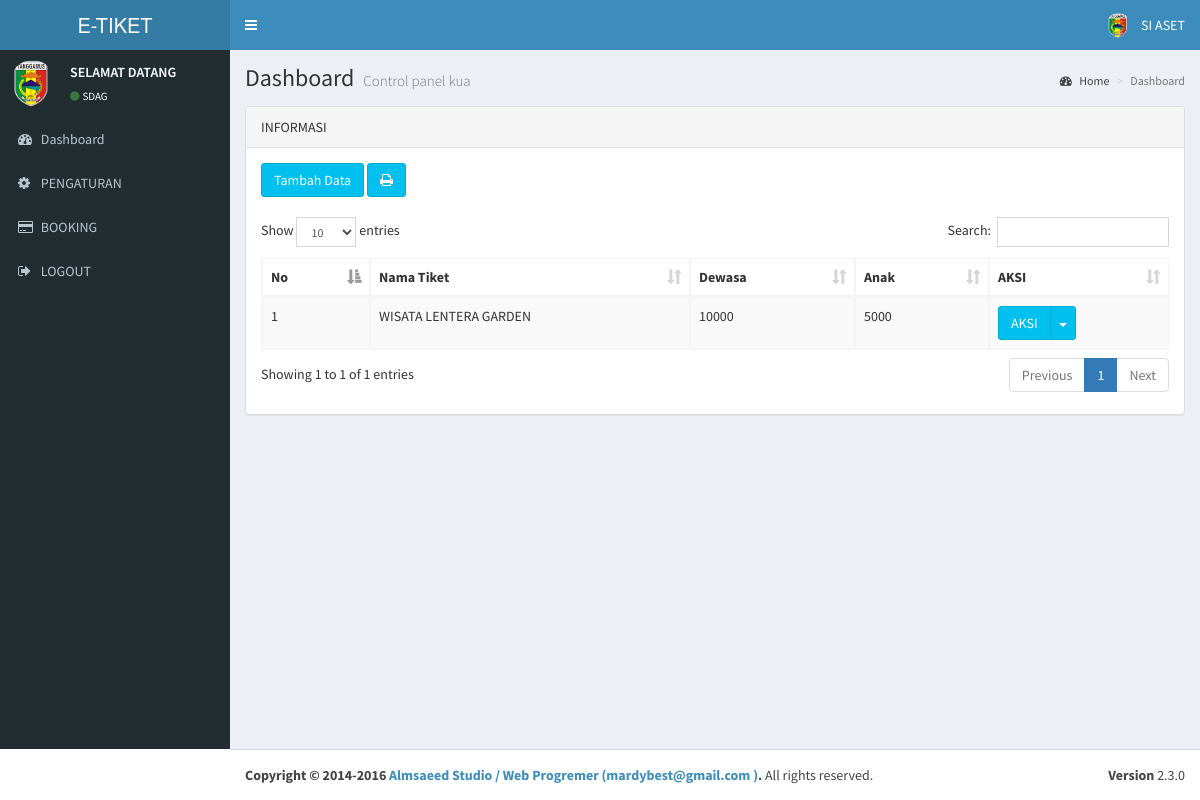
Screenshot of /admin/index.php?aksi=tiket (signed in) with the database file from the repository.
### tables this page shows
CREATE TABLE `profil` (
  `id_profil` int(20) NOT NULL,
  `nama_app` varchar(100) NOT NULL,
  `tahun` varchar(250) NOT NULL,
  `nama` varchar(250) NOT NULL,
  `alias` varchar(350) NOT NULL,
  `alamat` text NOT NULL,
  `isi` text NOT NULL,
  `gambar` varchar(100) NOT NULL,
  `akabest` varchar(250) NOT NULL
);

CREATE TABLE `tiket` (
  `id_tiket` int(25) NOT NULL,
  `nama_tiket` varchar(50) NOT NULL,
  `harga_tiket` varchar(50) NOT NULL,
  `harga_tiket1` varchar(10) NOT NULL,
  `keterangan` text NOT NULL
);

### koneksi.php (called while the page is built, shortened)
<?php
$server = "localhost";
$username = "root";
$password = "";
$database = "db_tiket";
$koneksi = mysqli_connect($server,$username,$password) or die("Koneksi gagal");
mysqli_select_db($koneksi,$database) or die("Database tidak bisa dibuka");
$kontak_kami=mysqli_query($koneksi,"SELECT * FROM profil WHERE id_profil ='1'");
$k_k=mysqli_fetch_array($kontak_kami);
?>

### admin/index.php (the view, shortened to what this page needs)
  <?php
  include '../koneksi.php';
  ?>
<!DOCTYPE html>
<html>
  <head>
  <link rel="stylesheet" href="../sys/bootstrap/bootstrap/css/bootstrap.min.css">
      <link rel="stylesheet" href="../sys/bootstrap/font/css/font-awesome.min.css">
  <link rel="stylesheet" href="../sys/bootstrap/plugins/datatables/dataTables.bootstrap.css">
    <link rel="stylesheet" href="../sys/bootstrap/plugins/select2/select2.min.css">
    <link rel="stylesheet" href="../sys/bootstrap/dist/css/AdminLTE.min.css">
    <link rel="stylesheet" href="../sys/bootstrap/dist/css/skins/_all-skins.min.css">
  </head>
  <body class="hold-transition skin-blue sidebar-mini">
    <div class="wrapper">
      <header class="main-header">
        <a href="index.php" class="logo">
          <span class="logo-lg"><?php echo"$k_k[alias]";?></span>
        </a>
        <nav class="navbar navbar-static-top" role="navigation">
          <a href="#" class="sidebar-toggle" data-toggle="offcanvas" role="button">
          </a>
          <div class="navbar-custom-menu">
            <ul class="nav navbar-nav">
              <li class="dropdown user user-menu">
                <a href="#" class="dropdown-toggle" data-toggle="dropdown">
                  <img src="../foto/logo.png" class="user-image" alt="User Image">
                  <span class="hidden-xs">SI ASET </span>
                </a>
              </li>
            </ul>
          </div>
        </nav>
      </header>
      <aside class="main-sidebar">
        <section class="sidebar">
          <div class="user-panel">
            <div class="pull-left image">
              <img src="../foto/logo.png" class="img-circle" alt="User Image">
            </div>
            <div class="pull-left info">
              <p>SELAMAT DATANG</p>
              <a href="index.aspx"><i class="fa fa-circle text-success"></i><?php echo"$k_k[nama]";?></a>
            </div>
          </div>
      <?php include "menu.php"?>
        </section>
      </aside>
      <div class="content-wrapper">
        <section class="content-header">
          <h1>
            Dashboard
            <small>Control panel kua</small>
          </h1>
          <ol class="breadcrumb">
            <li><a href="index.aspx"><i class="fa fa-dashboard"></i> Home</a></li>
            <li class="active">Dashboard</li>
          </ol>
        </section>
        <section class="content">
		 <?php include "tengah.php"?>
		  </div>
      <footer class="main-footer">
        <div class="pull-right hidden-xs">
          <b>Version</b> 2.3.0
        </div>
        <strong>Copyright &copy; 2014-2016 <a href="#">Almsaeed Studio / Web Progremer (<?php echo"$k_k[akabest]";?> )</a>.</strong>  All rights reserved.
      </footer>
  </body>
</html>

### admin/tengah.php (shortened to what this page needs)
<?php
if($_GET['aksi']=='home'){
echo"
 <div class='row'>
                   <div class='col-lg-12'>
			<div class='panel panel-default'>
                            <div class='panel-heading'>
                           Sambutan
                            </div>
                            <div class='panel-body'>
				<p>Selamat Datang Di halaman Admin, Silahkan Pilih menu untuk pengaturan data yang di butuhkan guna mendapatkan hasil yang maksimal sesuai keinginan.</p>
                            </div>
			</div>
                   </div>
</div>";
echo"<div class='row'>
                    <div class='col-xs-12'>
              <div class='panel panel-primary'>
			    <div class='box-header'>
				   <h3 class='box-title'>INFORMASI</h3>
                </div>
                <div class='box-header'>
				</div>
     <div class='box-body'>";
     $main=mysqli_query($koneksi,"SELECT * FROM submenu");
     while($r=mysqli_fetch_array($main)){
     echo"<a href='$r[link_sub]' class='btn btn-app'>
                    <span class='badge bg-yellow'>3</span>
                    <i class='fa $r[icon_sub] fa-5x'></i> $r[nama_sub]
                  </a>";
                }
                echo "
            </div>
			</div>
 </div>
			</div>
";
}
elseif($_GET['aksi']=='ikon'){
include "../ikon.php";
}
elseif($_GET['aksi']=='tiket'){
    echo"<div class='row'>
                    <div class='col-lg-12'>
                        <div class='panel panel-default'>
                            <div class='panel-heading'>INFORMASI
                            </div>
                            <div class='panel-body'>
                <button class='btn btn-info' data-toggle='modal' data-target='#uiModal'>
                                    Tambah Data
                                </button> <a href='laporan.php?aksi=tiket' target='_blank' class='btn btn-info' ><i class='fa fa-print' ></i></span></a></br></br>
                                   <div class='table-responsive'>
         <table id='example1' class='table table-bordered table-striped'>
                                        <thead>
                                            <tr> <th>No</th>
                                                <th>Nama Tiket</th>
                                                <th>Dewasa</th>
                                                <th>Anak</th>
                                                 <th>AKSI</th>
                                            </tr>
                                        </thead><tbody>
                        ";
    $no=0;
    $sql=mysqli_query($koneksi," SELECT * FROM tiket ORDER BY id_tiket ASC");
    while ($t=mysqli_fetch_array($sql)){
    $no++;
                                        echo"
                                            <tr><td>$no</td>
                                                <td>$t[nama_tiket]</td>
                                                <td>$t[harga_tiket]</td>
                                                <td>$t[harga_tiket1]</td>
                                <td><div class='btn-group'>
                          <button type='button' class='btn btn-info'>AKSI</button>
                          <button type='button' class='btn btn-info dropdown-toggle' data-toggle='dropdown'>
                            <span class='caret'></span>
                            <span class='sr-only'>Toggle Dropdown</span>
                          </button>
                          <ul class='dropdown-menu' role='menu'>
                            <li><a href='index.php?aksi=edittiket&id_tiket=$t[id_tiket]' title='Edit'><i class='fa fa-pencil'></i>edit</a></li>
                            <li><a href='hapus.php?aksi=hapustiket&id_tiket=$t[id_tiket]' onclick=\"return confirm ('Apakah yakin ingin menghapus $t[nama_tiket] ?')\" title='Hapus'><i class='fa fa-remove'></i>hapus</li>
                            </ul>
                        </div></td>
                                            </tr>";
    }
                                    echo"
                                        </tbody></table>
                                </div>
                            </div>
                        </div>
                    </div>
                   </div>";
    echo"
    <div class='col-lg-12'>
                            <div class='modal fade' id='uiModal' tabindex='-1' role='dialog' aria-labelledby='myModalLabel' aria-hidden='true'>
                                    <div class='modal-dialog'>
                                        <div class='modal-content'>
                                            <div class='modal-header'>
                                                <button type='button' class='close' data-dismiss='modal' aria-hidden='true'>&times;</button>
                                                <h4 class='modal-title' id='H3'>Input Data</h4>
                                            </div>
                                            <div class='modal-body'>
                                               <form role='form' method='post' action='input.php?aksi=inputtiket'>
                                                <label>nama_tiket</label>
                                                <input type='text' class='form-control' name='nama_tiket'/><br>
                                                <label>HARGA Tiket Dewasa</label>
                                                <input type='text' class='form-control' name='harga_tiket'/><br>
                                                <label>HARGA Tiket Anak</label>
                                                <input type='text' class='form-control' name='harga_tiket1'/><br>
                                                <label>Keterangan</label>
                                                <input type='text' class='form-control' name='keterangan'/><br>
                                                <button type='button' class='btn btn-default' data-dismiss='modal'>Close</button>
                                                <button type='submit' class='btn btn-primary'>Save </button>
                                            </div>
                        </form>
                                        </div>
                                    </div>
                                </div>
                        </div>
                </div>
    ";
}
?>

### rows the page displays
profil: alias "E-TIKET", nama "SDAG", akabest "mardybest@gmail.com"
tiket: nama_tiket "WISATA LENTERA GARDEN", harga_tiket "10000", harga_tiket1 "5000"
